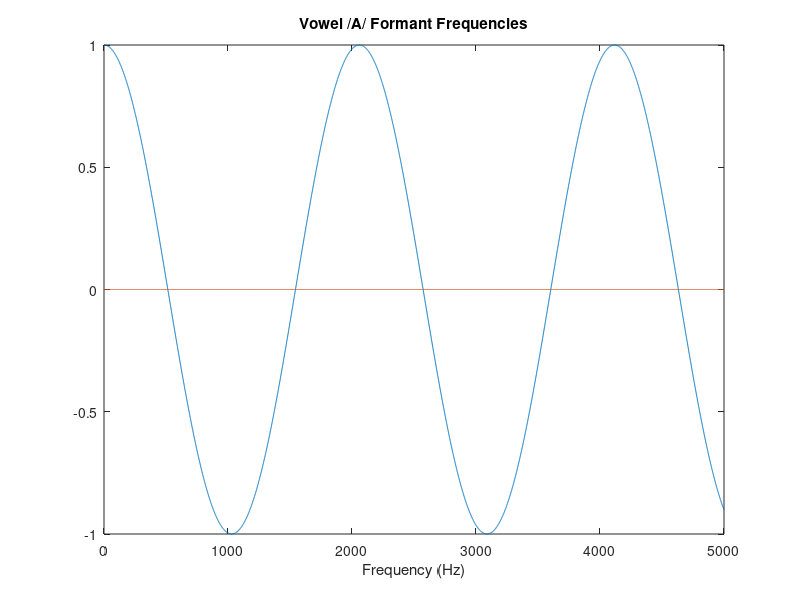
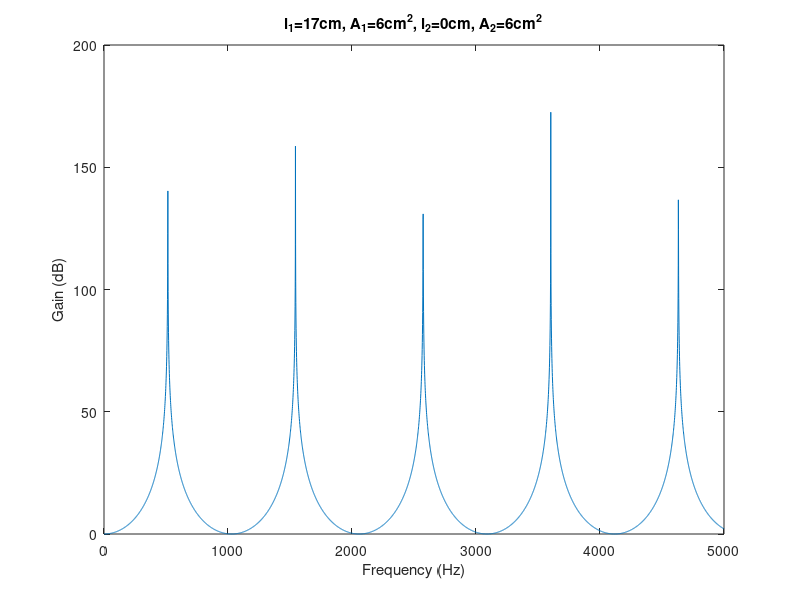

Write the MATLAB code that produced these figures, in order. (Note: this script raises an error after producing the figures.)
%%
c = 35000;
f = [0:1:5000];
l1 = 17;
A1 = 6;
l2 = 0;
A2 = 6;
y0 = 0*f;
y = cos(2*pi.*f.*(l1+l2)/c)+(A2-A1)/(A2+A1)*cos(2*pi.*f.*(l2-l1)/c);
V = (2*(1+(A2-A1)/(A2+A1)).*exp(-1j*2*pi.*f.*(l1+l2)./c))./(1+(A2-A1)/(A2+A1).*exp(-1j*2*pi.*f.*2*l1/c)+(A2-A1)/(A2+A1).*exp(-1j*2*pi.*f.*2*l2./c)+exp(-1j*2*pi.*f.*2*(l1+l2)/c));

figure
plot(f,y,f,y0);
title('Vowel /A/ Formant Frequencies');
xlabel('Frequency (Hz)');

figure
plot(f,20*log(abs(V)));
title('l_1=17cm, A_1=6cm^2, l_2=0cm, A_2=6cm^2');
xlabel('Frequency (Hz)');
ylabel('Gain (dB)');

%%
fileID = fopen('filelist.txt');         % load text file (.txt)
C = textscan(fileID,'%s');              % scan loaded file
fclose(fileID);                         % close text file

str1 = C{1}{1};                         % audio file 1
str2 = C{1}{2};                         % audio file 2
str3 = C{1}{3};                         % audio file 3
str4 = C{1}{4};                         % audio file 4
str5 = C{1}{5};                         % audio file 5

[x1,fs1] = audioread(str1);             % read audio file 1
[x2,fs2] = audioread(str2);             % read audio file 2
[x3,fs3] = audioread(str3);             % read audio file 3
[x4,fs4] = audioread(str4);             % read audio file 4
[x5,fs5] = audioread(str5);             % read audio file 5

delay1 = size(x1)/fs1;                  % duration of audio file 1
delay2 = size(x2)/fs2;                  % duration of audio file 2
delay3 = size(x3)/fs3;                  % duration of audio file 3
delay4 = size(x4)/fs4;                  % duration of audio file 4

sound(x1,fs1); pause(delay1);           % play audio file 1, and wait
sound(x2,fs2); pause(delay2);           % play audio file 2 after finish audio file 1
sound(x3,fs3); pause(delay3);           % play audio file 2 after finish audio file 2
sound(x4,fs4); pause(delay4);           % play audio file 2 after finish audio file 3
sound(x5,fs5);                          % play audio file 2 after finish audio file 4
